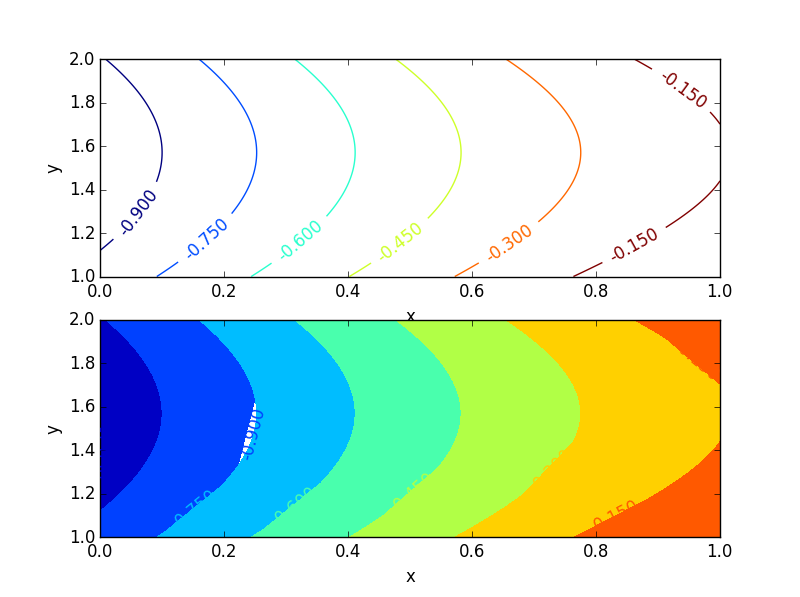

Recreate this plot in Python.
import matplotlib.pyplot as plt
import numpy as np

# defining data for x, y, z axes
x = np.linspace(0,1,100)
y = np.linspace(1,2,100)
(X,Y) = np.meshgrid(x,y)
z = np.sin(X)-np.sin(Y)

# plotting contour
fig = plt.figure()

ax1 = fig.add_subplot(211)
c1 = ax1.contour(x,y,z)
l1 = ax1.clabel(c1)
lx1 = ax1.set_xlabel("x")
ly1 = ax1.set_ylabel("y")


# plotting filled contour
ax2 = fig.add_subplot(212)
c2 = ax2.contourf(x,y,z)
l2 = ax2.clabel(c2)
lx2 = ax2.set_xlabel("x")
ly2 = ax2.set_ylabel("y")

plt.show()

# plotting filled contour
